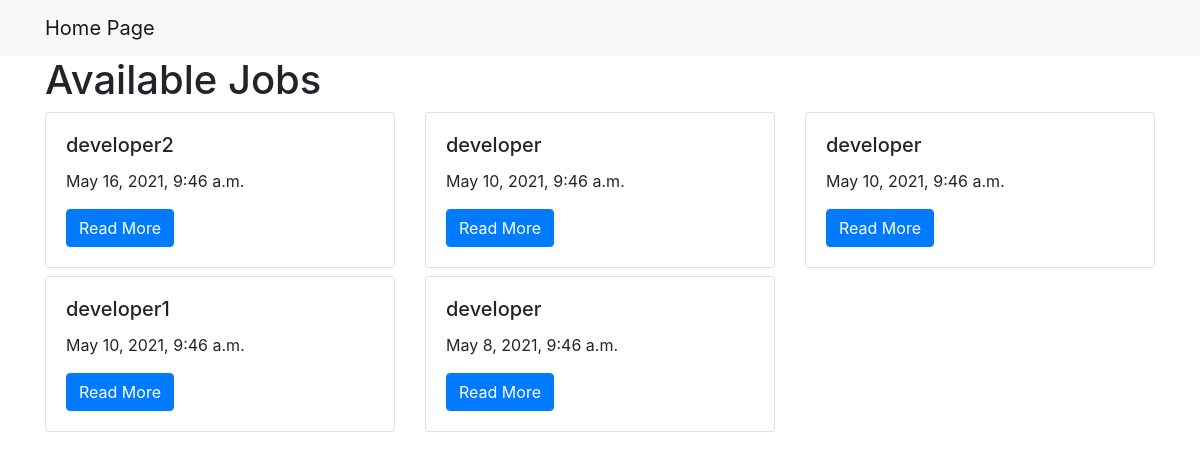
Page /matcher/ on the committed database.
### matcher/models.py (models this page shows, shortened)
class Job(models.Model):
    title = models.CharField(max_length=200)
    pub_date = models.DateTimeField()
    skills = models.ManyToManyField("Skill")

### matcher/views.py (the view)
# urls.py: path("", job_index.as_view(), name="HomePage"),
class job_index(ListView):
    model = Job
    context_object_name = 'job_list'
    queryset = Job.objects.order_by('-pub_date')
    template_name = 'matcher/HomePage.html'

### matcher/templates/matcher/HomePage.html
{% extends "matcher/base.html" %}
{% block page_content %}
<h1>Available Jobs</h1>
<div class="row">
{% for job in job_list %}
    <div class="col-md-4">
        <div class="card mb-2">
            <div class="card-body">
                <h5 class="card-title">{{ job.title }}</h5>
                <p class="card-text">{{ job.pub_date }}</p>
                <a href="{% url 'job_detail' job.pk %}"
                   class="btn btn-primary">
                    Read More
                </a>
            </div>
        </div>
    </div>
    {% endfor %}
</div>
{% endblock %}

### matcher/templates/matcher/base.html (shortened to what this page needs)
<link rel="stylesheet" href="https://stackpath.bootstrapcdn.com/bootstrap/4.1.3/css/bootstrap.min.css">
<nav class="navbar navbar-expand-lg navbar-light bg-light">
    <div class="container">
        <a class="navbar-brand" href="{% url 'HomePage' %}">Home Page</a>
    </div>
</nav>
<div class="container">
    {% block page_content %}{% endblock %}
</div>

### rows in the picture
Job: title "developer2", pub_date "May 16, 2021, 9:46 a.m."
Job: title "developer", pub_date "May 10, 2021, 9:46 a.m."
Job: title "developer", pub_date "May 10, 2021, 9:46 a.m."
Job: title "developer1", pub_date "May 10, 2021, 9:46 a.m."
Job: title "developer", pub_date "May 8, 2021, 9:46 a.m."
